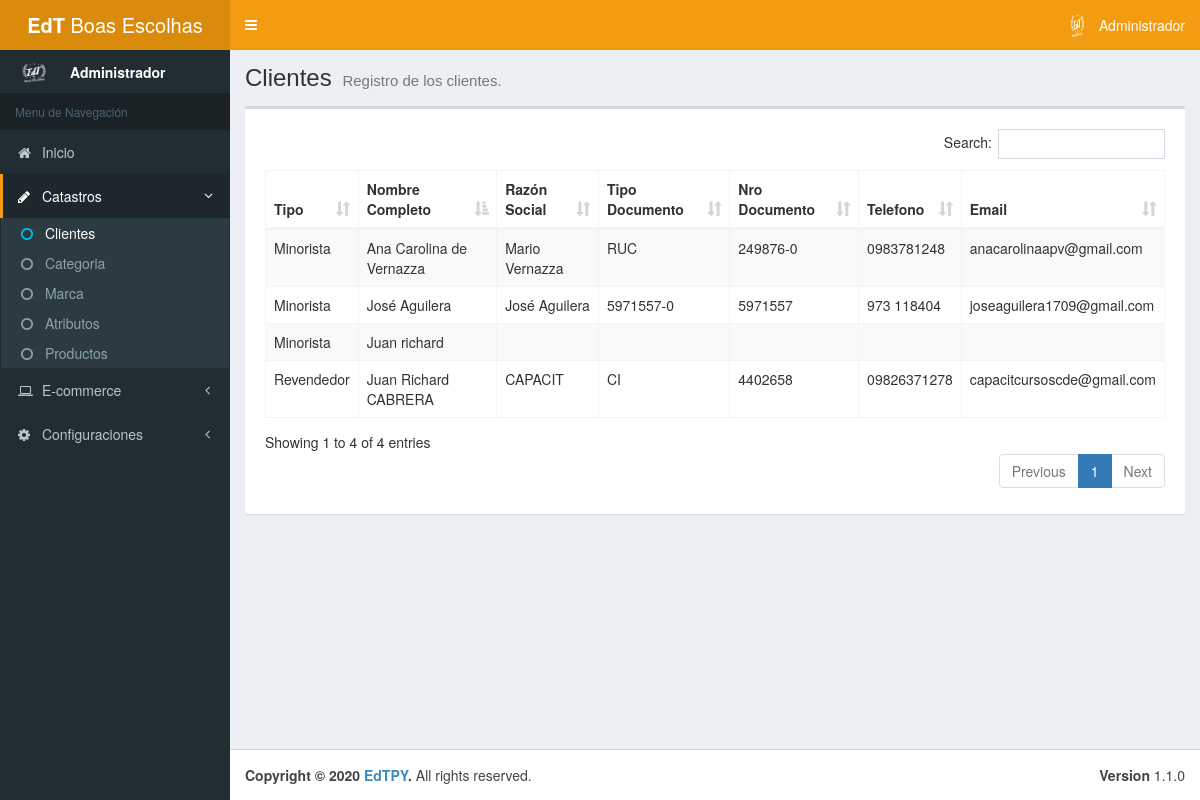
The app's page /admin/cliente.php (signed in), older data.
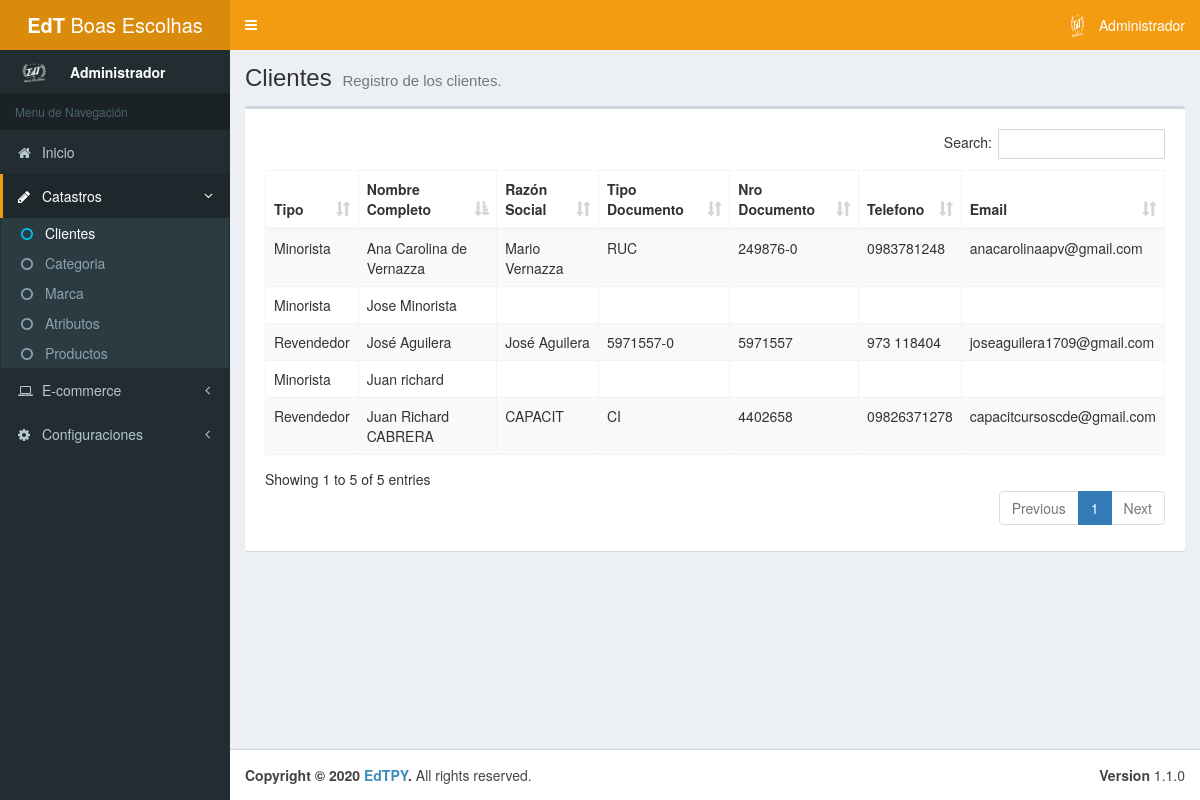
The same page, newer data.
### tables this page shows
CREATE TABLE IF NOT EXISTS `tb_cliente` (
  `id` int(11) NOT NULL AUTO_INCREMENT,
  `nombre` varchar(80) NOT NULL,
  `apellido` varchar(80) DEFAULT NULL,
  `ruc` varchar(20) DEFAULT NULL COMMENT 'RUC, RG, CI',
  `documento` varchar(50) DEFAULT NULL,
  `razon_social` varchar(80) DEFAULT NULL,
  `mayorista` tinyint(1) NOT NULL,
  `telefono` varchar(20) DEFAULT NULL,
  `email` varchar(80) DEFAULT NULL,
  PRIMARY KEY (`id`)
);

### admin/mods/server/cliente.php (called while the page is built, shortened)
<?php
	function getAllClientes () {
		$connection = conn();
        $sql = "SELECT * FROM tb_cliente
        ORDER BY nombre ASC";
		$query = $connection->prepare($sql);
		$query->execute();
		if ($query->rowCount() > 0) {
			$result= $query->fetchAll();
		} else {
			$result = null;
		}
		return $result;
    }
?>

### admin/mods/objs/cliente.php (called while the page is built, shortened)
<?php
    include_once "mods/server/cliente.php";
    $clientes = getAllClientes();
?>

### admin/cliente.php (the view, shortened to what this page needs)
<!DOCTYPE html>
<html>
<head>
	<?php include 'includes/head.php'; ?>
</head>
<body class="hold-transition skin-yellow sidebar-mini">
	<div class="wrapper">
		<?php include 'includes/header.php'; ?>
		<?php include 'includes/aside.php'; ?>
		<?php include_once "mods/objs/cliente.php";?>
		<div class="content-wrapper">
			<section class="content-header">
				<h1>
					Clientes
					<small>Registro de los clientes.</small>
				</h1>
			</section>
			<section class="content">
				<div class="box">
					<div class="box-body">
						<div class="box-body table-responsive">
							<table class="table table-striped table-bordered display nowra" id="tabladatos">
							<thead>
								<tr>
									<th>Tipo</th>
									<th>Nombre Completo</th>
									<th>Razón Social</th>
									<th>Tipo Documento</th>
									<th>Nro Documento</th>
									<th>Telefono</th>
									<th>Email</th>
								</tr>
							</thead>
							<tbody>
                                <?php
									if ($clientes != null) {
										foreach ($clientes as $row) {
								?>
								<tr data-toggle="modal" data-target="#AltModal" data-codigo="<?php echo $row['id'];?>" data-nombre="<?php echo $row['nombre'];?>" data-apellido="<?php echo $row['apellido'];?>" data-razon="<?php echo $row['razon_social'];?>" data-tipo="<?php echo $row['ruc'];?>" data-numero="<?php echo $row['documento'];?>" data-mayorista="<?php echo $row['mayorista'];?>"; data-telefono="<?php echo $row['telefono'];?>" data-email="<?php echo $row['email'];?>" data-url="<?php echo $row['url'];?>">
									<td>
										<?php
											$mayorista = "";
											if ($row['mayorista'] == 0) {
												$mayorista = "Minorista";
											} else {
												$mayorista = "Revendedor";
											}
											echo $mayorista;?>
									</td>
									<td><?php echo $row['nombre']." ".$row['apellido'];?></td>
									<td><?php echo $row['razon_social'];?></td>
									<td><?php echo $row['ruc'];?></td>
									<td>
										<?php
											$nro_documento = "";
											if ($row['ruc'] == "RUC") {
												$lastnum = strlen($row['documento']) - 1;
												$nro_documento = substr($row['documento'],0,$lastnum)."-".substr($row['documento'],$lastnum,1);
											} else if ($row['ruc'] == "CI") {
												$nro_documento = $row['documento'];
											} else {
												$nro_documento = $row['documento'];
											}
											echo $nro_documento;?>
									</td>
									<td><?php echo $row['telefono'];?></td>
									<td><?php echo $row['email'];?></td>
								</tr>
								<?php }}?>
							</tbody>
							</table>
						</div>
					</div>
				</div>
			</section>
		</div>
		<?php include "includes/footer.php"; ?>
	</div>
</body>
</html>

Row changes from the older to the newer data that the page shows:
changed tb_cliente "José": mayorista "Minorista" → "Revendedor"
added tb_cliente: mayorista "Minorista", nombre "Jose", apellido "Minorista"
Text that changed along with them:
text written by a page script: "Search: Showing 1 to 4 of 4 entries Previous 1 Next" → "Search: Showing 1 to 5 of 5 entries Previous 1 Next"
